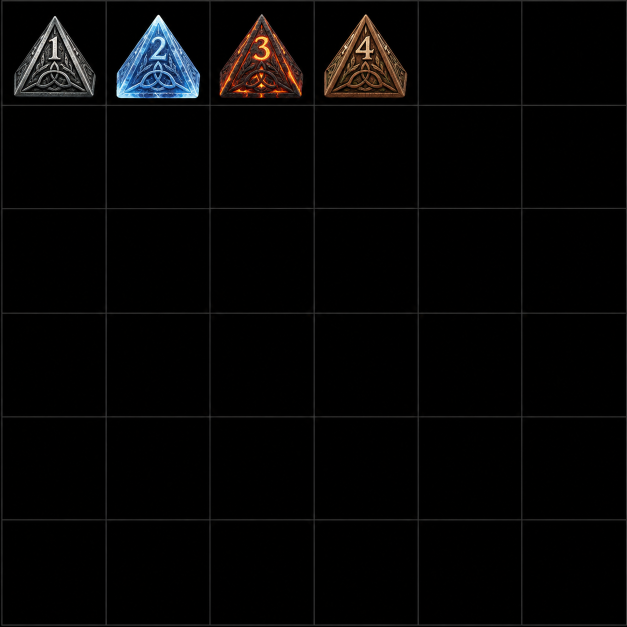
#> input picture img/assets/dices/dice_d4.png, 1254 x 1254 px (shown at 1/2 size); its folder holds 4 pictures in this run
$ python crop-sheets.py
#> lines starting #> are read from the running program, lines starting #| are printed output that depends on the picture
#> in crop_sheet, image is the input picture: PIL image 1254x1254 RGB; mean R, G, B 5.5, 5.1, 5.1
"""Recorta las caras de las hojas de dados de img/assets/dices/ (GPT, 25-09)
en imagenes sueltas para la web y la app movil.

Uso, desde la raiz del repo:  python3 tools/dice/crop-sheets.py

Cada hoja (dice_d4.png ... dice_d20.png) es una reticula de 6 x 6 celdas
iguales sobre fondo negro, con los dados en orden de lectura desde el 1. Las
celdas ocupadas se detectan por brillo, asi que da igual cuantas por fila
puso el generador (el d8 salio a 4 por fila y el d10 a 5). Salida:
apps/web/public/dice/d<caras>-<valor>.webp y una copia en
apps/mobile/assets/dice/, mas el mapa de require() de la app. En webp calidad
92 (02-10): cada cara baja de unos 60 KB en PNG a unos 13 KB sin diferencia a
la vista, y el APK tiene un tope practico de 30 MB para mandarlo.
"""

from pathlib import Path

from PIL import Image, ImageStat

ROOT = Path(__file__).resolve().parents[2]
SOURCE = ROOT / "img" / "assets" / "dices"
TARGETS = [ROOT / "apps" / "web" / "public" / "dice", ROOT / "apps" / "mobile" / "assets" / "dice"]
SIDES = [4, 6, 8, 10, 12, 20]
GRID = 6
# Se recorta un poco por dentro de la celda para no llevarse la linea gris de la reticula.
INSET = 6
OUTPUT = 192
QUALITY = 92


def cells(image: Image.Image) -> list[tuple[int, int, int, int]]:
    w, h = image.size
#> w = 1254; h = 1254
    cw, ch = w / GRID, h / GRID
#> cw = 209; ch = 209
    out = []
    for row in range(GRID):
        for col in range(GRID):
            box = (round(col * cw) + INSET, round(row * ch) + INSET, round((col + 1) * cw) - INSET, round((row + 1) * ch) - INSET)
            out.append(box)
    return out


def occupied(image: Image.Image, box: tuple[int, int, int, int]) -> bool:
    # Una celda vacia es negro casi puro; una con dado tiene brillo medio claro.
    return ImageStat.Stat(image.crop(box).convert("L")).mean[0] > 12


def crop_sheet(sides: int) -> list[str]:
    image = Image.open(SOURCE / f"dice_d{sides}.png").convert("RGB")
    boxes = [box for box in cells(image) if occupied(image, box)]
#> boxes = [(6, 6, 203, 203), (215, 6, 412, 203), (424, 6, 621, 203), (633, 6, 830, 203)]
    if len(boxes) != sides:
        raise SystemExit(f"d{sides}: se esperaban {sides} celdas con dado y hay {len(boxes)}")
    names = []
    for value, box in enumerate(boxes, start=1):
        face = image.crop(box).resize((OUTPUT, OUTPUT), Image.LANCZOS)
        name = f"d{sides}-{value}"
        for target in TARGETS:
            face.save(target / f"{name}.webp", "WEBP", quality=QUALITY, method=6)
        names.append(name)
#> this loop made 4 passes
#> (box, name) on passes 1 to 4: ((6, 6, 203, 203), 'd4-1'), ((215, 6, 412, 203), 'd4-2'), ((424, 6, 621, 203), 'd4-3'), ((633, 6, 830, 203), 'd4-4')
#> pass 1, in crop_sheet, `face = image.crop(box).resize((OUTPUT, OUTPUT), Image.LANCZOS)`:
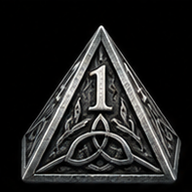
#> face: PIL image 192x192 RGB; mean R, G, B 34.7, 34.8, 34.3
#> pass 2, in crop_sheet, `face = image.crop(box).resize((OUTPUT, OUTPUT), Image.LANCZOS)`:
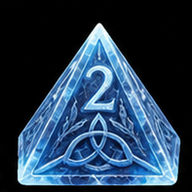
#> face: PIL image 192x192 RGB; mean R, G, B 37.5, 59.6, 81.8
#> pass 3, in crop_sheet, `face = image.crop(box).resize((OUTPUT, OUTPUT), Image.LANCZOS)`:
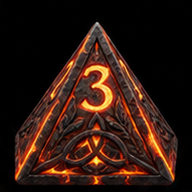
#> face: PIL image 192x192 RGB; mean R, G, B 45.4, 23.8, 15.8
#> after the loop:
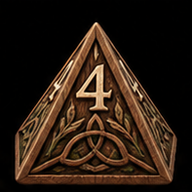
#> face: PIL image 192x192 RGB; mean R, G, B 43.2, 28.9, 18.3
#> after the loop, names = ['d4-1', 'd4-2', 'd4-3', 'd4-4']
    return names


def write_mobile_map(names: list[str]) -> None:
    """React Native exige require() estatico por archivo: se genera el mapa."""
    lines = [
        "/* eslint-disable @typescript-eslint/no-require-imports */",
        "// Generado por tools/dice/crop-sheets.py a partir de img/assets/dices/; no editar a mano.",
        "// Caras de dado de las hojas: React Native exige require() estatico por archivo.",
        "import type { ImageSourcePropType } from 'react-native'",
        "",
        "export const DICE_FACES: Record<string, ImageSourcePropType> = {",
    ]
    lines += [f'  "{n}": require("../../assets/dice/{n}.webp"),' for n in names]
    lines += ["}", ""]
    (ROOT / "apps" / "mobile" / "src" / "generated" / "dice.ts").write_text("\n".join(lines))


def main() -> None:
    for target in TARGETS:
        target.mkdir(parents=True, exist_ok=True)
        for pattern in ("d*-*.png", "d*-*.webp"):
            for old in target.glob(pattern):
                old.unlink()
    names: list[str] = []
    for sides in SIDES:
        names += crop_sheet(sides)
#> names = ['d4-1', 'd4-2', 'd4-3', 'd4-4']
    write_mobile_map(names)
    print(f"{len(names)} caras en {', '.join(str(t.relative_to(ROOT)) for t in TARGETS)}")


if __name__ == "__main__":
#> (the run stopped early here; a loop or call above may not have finished)
